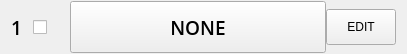
           <widget class="QFrame" name="frameSample1">
            <property name="minimumSize">
             <size>
              <width>0</width>
              <height>54</height>
             </size>
            </property>
            <property name="maximumSize">
             <size>
              <width>16777215</width>
              <height>54</height>
             </size>
            </property>
            <property name="styleSheet">
             <string notr="true"/>
            </property>
            <layout class="QHBoxLayout" name="horizontalLayout_4">
             <property name="spacing">
              <number>0</number>
             </property>
             <property name="sizeConstraint">
              <enum>QLayout::SetDefaultConstraint</enum>
             </property>
             <property name="leftMargin">
              <number>0</number>
             </property>
             <property name="topMargin">
              <number>0</number>
             </property>
             <property name="bottomMargin">
              <number>0</number>
             </property>
             <item>
              <widget class="QLabel" name="lbSampleNb1">
               <property name="minimumSize">
                <size>
                 <width>33</width>
                 <height>52</height>
                </size>
               </property>
               <property name="maximumSize">
                <size>
                 <width>33</width>
                 <height>52</height>
                </size>
               </property>
               <property name="font">
                <font>
                 <family>Open Sans</family>
                 <pointsize>14</pointsize>
                 <weight>68</weight>
                 <bold>true</bold>
                </font>
               </property>
               <property name="styleSheet">
                <string notr="true"/>
               </property>
               <property name="text">
                <string>1</string>
               </property>
               <property name="alignment">
                <set>Qt::AlignCenter</set>
               </property>
              </widget>
             </item>
             <item>
              <widget class="QCheckBox" name="chkSampleEnable1">
               <property name="sizePolicy">
                <sizepolicy hsizetype="Fixed" vsizetype="Fixed">
                 <horstretch>0</horstretch>
                 <verstretch>0</verstretch>
                </sizepolicy>
               </property>
               <property name="minimumSize">
                <size>
                 <width>37</width>
                 <height>52</height>
                </size>
               </property>
               <property name="maximumSize">
                <size>
                 <width>37</width>
                 <height>52</height>
                </size>
               </property>
               <property name="font">
                <font>
                 <family>Open Sans</family>
                 <pointsize>14</pointsize>
                 <weight>68</weight>
                 <bold>true</bold>
                </font>
               </property>
               <property name="styleSheet">
                <string notr="true"/>
               </property>
               <property name="text">
                <string/>
               </property>
              </widget>
             </item>
             <item>
              <widget class="QPushButton" name="pbSample1">
               <property name="sizePolicy">
                <sizepolicy hsizetype="Fixed" vsizetype="Fixed">
                 <horstretch>0</horstretch>
                 <verstretch>0</verstretch>
                </sizepolicy>
               </property>
               <property name="minimumSize">
                <size>
                 <width>256</width>
                 <height>52</height>
                </size>
               </property>
               <property name="maximumSize">
                <size>
                 <width>256</width>
                 <height>52</height>
                </size>
               </property>
               <property name="font">
                <font>
                 <family>Open Sans</family>
                 <pointsize>14</pointsize>
                 <weight>68</weight>
                 <bold>true</bold>
                </font>
               </property>
               <property name="styleSheet">
                <string notr="true"/>
               </property>
               <property name="text">
                <string>NONE</string>
               </property>
              </widget>
             </item>
             <item>
              <widget class="QPushButton" name="pbSampleEdit1">
               <property name="minimumSize">
                <size>
                 <width>70</width>
                 <height>36</height>
                </size>
               </property>
               <property name="maximumSize">
                <size>
                 <width>70</width>
                 <height>36</height>
                </size>
               </property>
               <property name="styleSheet">
                <string notr="true"/>
               </property>
               <property name="text">
                <string>EDIT</string>
               </property>
              </widget>
             </item>
            </layout>
           </widget>
